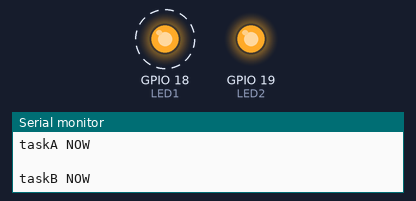
Recording of a sketch running on a simulated ESP32. Shown: output pins drawn as LEDs (lit = HIGH), the last lines printed to the serial monitor. Dashed ring = blinking.

Above: at 0.5 s.
At 2.5 s:
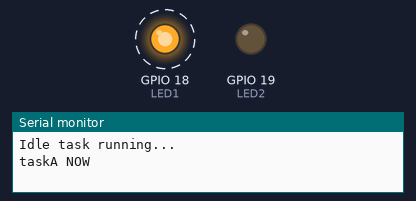
Timing chart, 0 to 5.2 s (numbered marks = the images above):
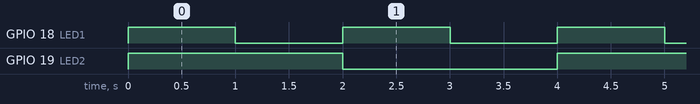

Measured:
- by itself, GPIO 18 (LED1): alternates HIGH for 1.0 s and LOW for 1.0 s
- by itself, GPIO 19 (LED2): alternates HIGH for 2.0 s and LOW for 2.0 s

The sketch:

Period_task.ino
```cpp
#define LED1 18
#define LED2 19
//unsigned long runTime;     //宣告變數

void vPeriodicTask( void *pvParameters )
{
  TickType_t xLastWakeTime;
  const TickType_t xDelay3ms = pdMS_TO_TICKS( 3000 );
  /* The xLastWakeTime variable needs to be initialized with the current tick
  count.  Note that this is the only time the variable is explicitly written to.
  After this xLastWakeTime is managed automatically by the vTaskDelayUntil()
  API function. */
  xLastWakeTime = xTaskGetTickCount();
  /* As per most tasks, this task is implemented in an infinite loop. */
  for( ;; )
  {

    //vPrintString( "Periodic task is running\r\n" );
    vTaskDelayUntil( &xLastWakeTime, xDelay3ms );
    Serial.println("Periodic task is running\r\n");
   }
}


void vApplicationIdleHook_a() {
    // 打印空闲任务的状态信息
    Serial.println("Idle task running...\n");
    // 或者使用其他方式记录状态信息
}

void taskA(void *pvParam)
{
   pinMode(LED1, OUTPUT);   // 將接腳設定為輸出模式
   while(1){

    Serial.println("taskA NOW\n ");
    digitalWrite(LED1,!digitalRead(LED1));//切換腳位
    //Serial.println("A NOW is IDLE\n");
    vTaskDelay(pdMS_TO_TICKS(1000)); //delay 250ms
    vApplicationIdleHook_a();
   }
}

void taskB(void *pvParam)
{
   pinMode(LED2, OUTPUT);   // 將接腳設定為輸出模式
   while(1){
    //runTime = millis();

     Serial.println("taskB NOW\n");
    digitalWrite(LED2,!digitalRead(LED2));//切換腳位

    vTaskDelay(2000/portTICK_PERIOD_MS); //delay 500ms
     Serial.println("B Idle task running...\n");
   }
}


void setup() {
  Serial.begin(115200);
  //Serial.println("idle ");
  // put your setup code here, to run once:
  xTaskCreate(taskA,"taskA",1000,NULL,1,NULL);
  xTaskCreate(taskB,"taskB",1000,NULL,1,NULL);
  xTaskCreate(vPeriodicTask, "PeriodicTask", 1000, NULL,1, NULL);

  vTaskStartScheduler();
}

void loop() {

  // put your main code here, to run repeatedly:

}
```
